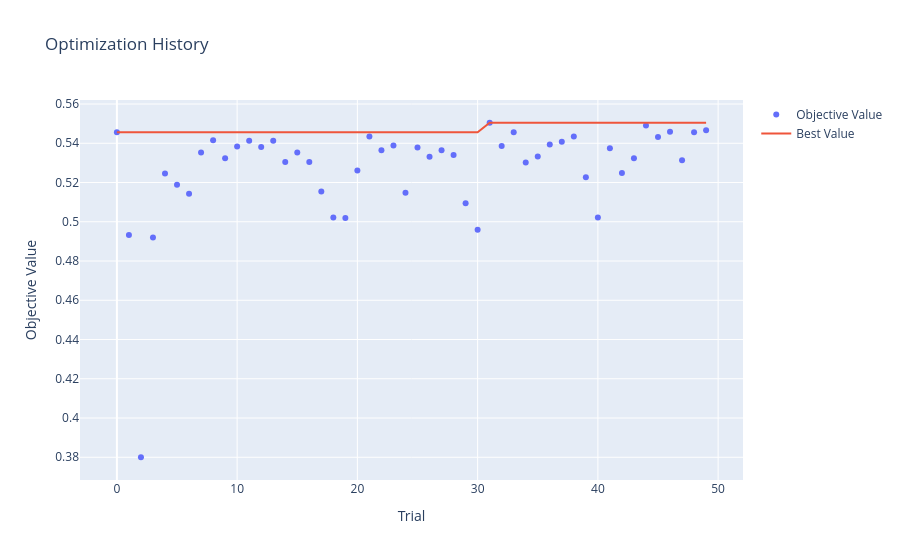
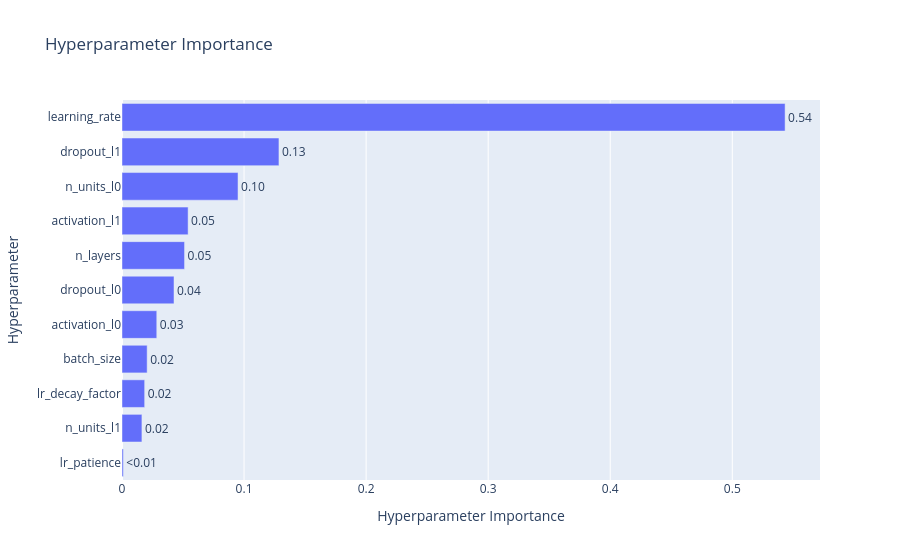

The notebook cell these images were saved under, in order:
### Code cell
# Print best parameters
print("Best hyperparameters:")
for key, value in study.best_params.items():
    print(f"    {key}: {value}")

print(f"\nBest validation accuracy: {study.best_value:.4f}")

# Print optimization history
print("\nOptimization history:")
print(f"Number of completed trials: {len(study.trials)}")
best_trials = sorted(study.trials, key=lambda t: t.value, reverse=True)[:5]
print("Top 5 trials:")
for i, trial in enumerate(best_trials):
    print(f"Rank {i+1}: Value: {trial.value:.4f}, Params: {trial.params}")

# Create visualization plots
fig1 = optuna.visualization.plot_optimization_history(study)
fig1.update_layout(title="Optimization History")
fig1.show()

fig2 = optuna.visualization.plot_param_importances(study)
fig2.update_layout(title="Hyperparameter Importance")
fig2.show()

# fig3 = optuna.visualization.plot_contour(study)
# fig3.update_layout(title="Parameter Contour Plot")
# fig3.show()

# # Parallel coordinate plot
# fig4 = optuna.visualization.plot_parallel_coordinate(study)
# fig4.update_layout(title="Parallel Coordinate Plot")
# fig4.show()

### Figure 1 — Plotly figure (JSON) as saved in the notebook; plotly's stock layout.template omitted (floating-point values rounded to 4 significant figures)
{"data": [{"mode": "markers", "name": "Objective Value", "type": "scatter", "x": [0, 1, 2, 3, 4, 5, 6, 7, 8, 9, 10, 11, 12, 13, 14, 15, 16, 17, 18, 19, 20, 21, 22, 23, 24, 25, 26, 27, 28, 29, 30, 31, 32, 33, 34, 35, 36, 37, 38, 39, 40, 41, 42, 43, 44, 45, 46, 47, 48, 49], "y": [0.5456, 0.4932, 0.38, 0.492, 0.5246, 0.5188, 0.5142, 0.5352, 0.5415, 0.5324, 0.5384, 0.5413, 0.5381, 0.5413, 0.5304, 0.5352, 0.5304, 0.5155, 0.5022, 0.5019, 0.5261, 0.5435, 0.5365, 0.5389, 0.5147, 0.5379, 0.5331, 0.5365, 0.534, 0.5094, 0.4959, 0.5505, 0.5386, 0.5456, 0.5302, 0.5333, 0.5394, 0.5408, 0.5435, 0.5227, 0.5022, 0.5374, 0.5249, 0.5324, 0.549, 0.5432, 0.5459, 0.5314, 0.5456, 0.5466]}, {"mode": "lines", "name": "Best Value", "type": "scatter", "x": [0, 1, 2, 3, 4, 5, 6, 7, 8, 9, 10, 11, 12, 13, 14, 15, 16, 17, 18, 19, 20, 21, 22, 23, 24, 25, 26, 27, 28, 29, 30, 31, 32, 33, 34, 35, 36, 37, 38, 39, 40, 41, 42, 43, 44, 45, 46, 47, 48, 49], "y": [0.5456, 0.5456, 0.5456, 0.5456, 0.5456, 0.5456, 0.5456, 0.5456, 0.5456, 0.5456, 0.5456, 0.5456, 0.5456, 0.5456, 0.5456, 0.5456, 0.5456, 0.5456, 0.5456, 0.5456, 0.5456, 0.5456, 0.5456, 0.5456, 0.5456, 0.5456, 0.5456, 0.5456, 0.5456, 0.5456, 0.5456, 0.5505, 0.5505, 0.5505, 0.5505, 0.5505, 0.5505, 0.5505, 0.5505, 0.5505, 0.5505, 0.5505, 0.5505, 0.5505, 0.5505, 0.5505, 0.5505, 0.5505, 0.5505, 0.5505]}, {"marker": {"color": "#cccccc"}, "mode": "markers", "name": "Infeasible Trial", "showlegend": false, "type": "scatter", "x": [], "y": []}], "layout": {"title": {"text": "Optimization History"}, "xaxis": {"title": {"text": "Trial"}}, "yaxis": {"title": {"text": "Objective Value"}}}}

### Figure 2 — Plotly figure (JSON) as saved in the notebook; plotly's stock layout.template omitted (floating-point values rounded to 4 significant figures)
{"data": [{"cliponaxis": false, "hovertemplate": ["lr_patience (IntDistribution): 0.001093164548497677<extra></extra>", "n_units_l1 (IntDistribution): 0.016320510929838907<extra></extra>", "lr_decay_factor (FloatDistribution): 0.01856673267614037<extra></extra>", "batch_size (CategoricalDistribution): 0.020608117920911245<extra></extra>", "activation_l0 (CategoricalDistribution): 0.028488519281522687<extra></extra>", "dropout_l0 (FloatDistribution): 0.04260657603039617<extra></extra>", "n_layers (IntDistribution): 0.05124261319062666<extra></extra>", "activation_l1 (CategoricalDistribution): 0.05416557383965288<extra></extra>", "n_units_l0 (IntDistribution): 0.09505697258594377<extra></extra>", "dropout_l1 (FloatDistribution): 0.12858837322907957<extra></extra>", "learning_rate (FloatDistribution): 0.54326284576739<extra></extra>"], "name": "Objective Value", "orientation": "h", "text": ["<0.01", "0.02", "0.02", "0.02", "0.03", "0.04", "0.05", "0.05", "0.10", "0.13", "0.54"], "textposition": "outside", "type": "bar", "x": [0.001093, 0.01632, 0.01857, 0.02061, 0.02849, 0.04261, 0.05124, 0.05417, 0.09506, 0.1286, 0.5433], "y": ["lr_patience", "n_units_l1", "lr_decay_factor", "batch_size", "activation_l0", "dropout_l0", "n_layers", "activation_l1", "n_units_l0", "dropout_l1", "learning_rate"]}], "layout": {"title": {"text": "Hyperparameter Importance"}, "xaxis": {"title": {"text": "Hyperparameter Importance"}}, "yaxis": {"title": {"text": "Hyperparameter"}}}}
